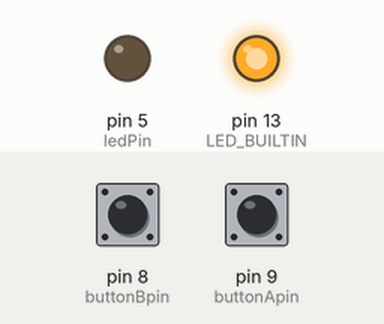
This program was run on a simulated Arduino Uno, built with avr-gcc and run on an emulated ATmega328P. Shown: output pins drawn as LEDs (lit = HIGH). Inputs (shaded band) come from the test bench; at power-on: pin 8 (buttonBpin) HIGH, pin 9 (buttonApin) HIGH.

Above: at 1.2 s.
1.3 s: pin 8 (buttonBpin) pulled LOW for 0.15 s
At 1.4 s:
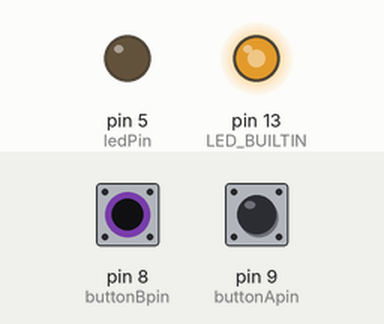
3.0 s: pin 9 (buttonApin) pulled LOW for 1 s
At 5.2 s:
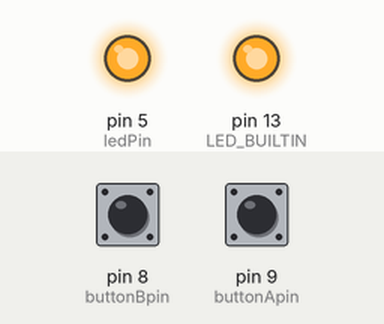
5.5 s: pin 9 (buttonApin) pulled LOW for 3.2 s
At 6.4 s:
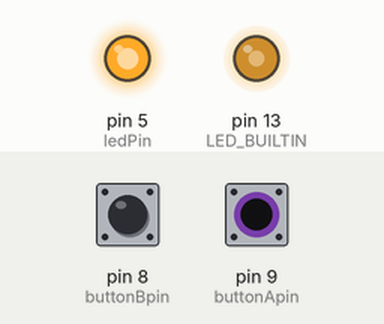
10.2 s: pin 8 (buttonBpin) pulled LOW for 1 s
At 12.0 s:
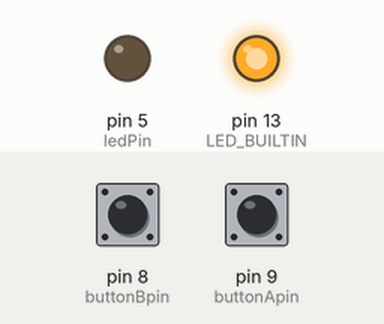
12.7 s: pin 8 (buttonBpin) pulled LOW for 3.2 s
At 13.1 s:
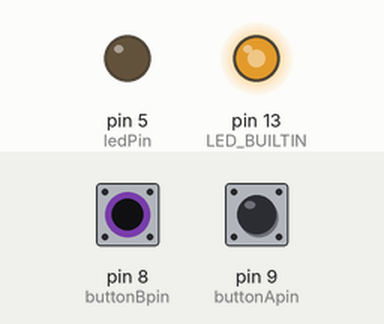
17.4 s: pin 8 (buttonBpin) driven LOW and pin 9 (buttonApin) driven LOW
At 17.9 s:
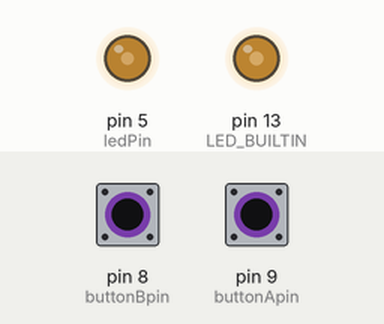
Timing chart, 0 to 19.9 s (numbered marks = the images above; inputs shaded):
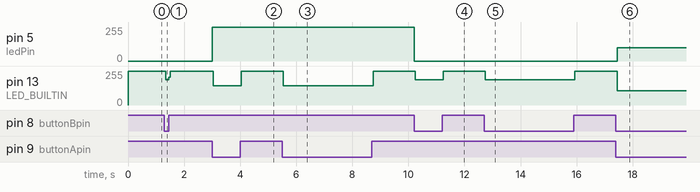

Measured:
- after the input at 1.3 s, pin 13 (LED_BUILTIN): 255/255 → 190/255 at once, → 255/255 0.12 s later
- after the input at 3.0 s, pin 5 (ledPin): 0/255 → 255/255 at once; pin 13 (LED_BUILTIN): 255/255 → 146/255 at once, → 255/255 1.0 s later
- after the input at 5.5 s, pin 13 (LED_BUILTIN): 255/255 → 146/255 at once, → 255/255 3.2 s later
- after the input at 10.2 s, pin 5 (ledPin): 255/255 → 0/255 at once; pin 13 (LED_BUILTIN): 255/255 → 190/255 at once, → 255/255 1.0 s later
- after the input at 12.7 s, pin 13 (LED_BUILTIN): 255/255 → 190/255 at once, → 255/255 3.2 s later
- after the input at 17.4 s, pin 5 (ledPin): 0/255 → 101/255 at once; pin 13 (LED_BUILTIN): 255/255 → 108/255 at once

The program:

main.cpp
```cpp
#include <Arduino.h>

int ledPin = 5;
int buttonApin = 9;
int buttonBpin = 8;

void setup()
{
  // put your setup code here, to run once:
  pinMode(LED_BUILTIN, OUTPUT);
  pinMode(ledPin, OUTPUT);
  pinMode(buttonApin, INPUT_PULLUP);
  pinMode(buttonBpin, INPUT_PULLUP);
}

void loop()
{
  // put your main code here, to run repeatedly:
  digitalWrite(LED_BUILTIN, HIGH); // turn the LED on (HIGH is the voltage level)

  if (digitalRead(buttonApin) == LOW)
  {
    digitalWrite(ledPin, HIGH);
    digitalWrite(LED_BUILTIN, LOW);
  }
  if (digitalRead(buttonBpin) == LOW)
  {
    digitalWrite(ledPin, LOW);
    digitalWrite(LED_BUILTIN, LOW);
  }
}
```
